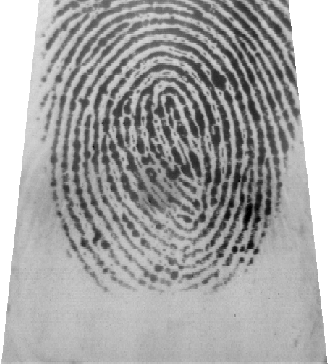
#> input picture Trabajos/Vision artificial/Proyecto/DB2_B/101_1.tif, 328 x 364 px, found by its file name
$ python binarizacion.py
#> lines starting #> are read from the running program, lines starting #| are printed output that depends on the picture; after the words box and inside, x2 and y2 are one past the last pixel; in counts of white or black regions, pixels touching at a corner belong together
#> further down, imagen_huella is the input picture: shape (364, 328, 3); min 0, max 255, mean 164.7
import cv2

def procesamiento_de_imagen(imagen):
    # Convertir la imagen a escala de grises
    imagen_gris = cv2.cvtColor(imagen, cv2.COLOR_BGR2GRAY)

    # Parámetros del filtro bilateral
    diametro_bilateral = 9  # Diámetro del filtro bilateral
    sigma_color_bilateral = 75  # Valor sigma para el componente de color en el filtro bilateral
    sigma_space_bilateral = 75  # Valor sigma para el componente espacial en el filtro bilateral

    # Aplicar filtro bilateral a la imagen en escala de grises
    imagen_filtrada = cv2.bilateralFilter(imagen_gris, diametro_bilateral, sigma_color_bilateral, sigma_space_bilateral)
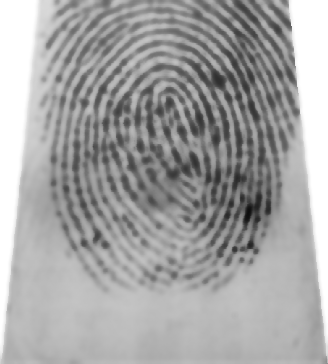
#> imagen_filtrada: shape (364, 328); min 13, max 255, mean 164.7

    # Reducción de resolución utilizando decimación
    factor_reduccion = 3
    imagen_reducida = imagen_filtrada[::factor_reduccion, ::factor_reduccion]
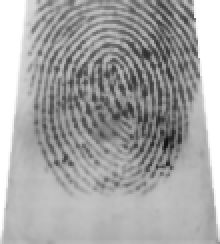
#> imagen_reducida: shape (122, 110) (shown 2 times larger); min 14, max 255, mean 165.3

    # Binarización local adaptativa utilizando el método de Sauvola
    umbral_vecindario = 15  # Tamaño del vecindario para el cálculo local
    constante_sauvola = 0.2  # Constante de ponderación para el umbral adaptativo
    imagen_binarizada_sauvola = cv2.adaptiveThreshold(imagen_reducida, 255, cv2.ADAPTIVE_THRESH_MEAN_C, cv2.THRESH_BINARY_INV, umbral_vecindario, constante_sauvola)
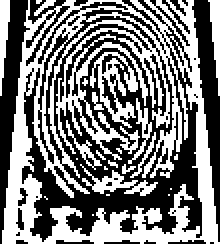
#> imagen_binarizada_sauvola: shape (122, 110) (shown 2 times larger); 48.3% white; 24 white regions (14 under 20 px), largest, box (x1, y1, x2, y2) and area: (1, 0, 110, 122) 5295, (45, 26, 69, 64) 344, (40, 82, 79, 98) 196

    # Binarización local adaptativa utilizando el método de Otsu
    _, imagen_binarizada_otsu = cv2.threshold(imagen_reducida, 0, 255, cv2.THRESH_BINARY_INV + cv2.THRESH_OTSU)
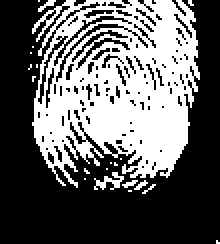
#> imagen_binarizada_otsu: shape (122, 110) (shown 2 times larger); 38.7% white; 21 white regions (18 under 20 px), largest, box (x1, y1, x2, y2) and area: (16, 0, 100, 94) 5039, (47, 86, 62, 95) 60, (19, 0, 28, 6) 21

    # Mostrar las imágenes resultantes
    cv2.imshow("Binarización Otsu", imagen_binarizada_otsu)
    cv2.waitKey(0)
    cv2.destroyAllWindows()

# Cargar la imagen de huella dactilar
imagen_huella = cv2.imread("Dataset/101_1.tif")

# Aplicar el procesamiento de imagen
procesamiento_de_imagen(imagen_huella)

$ run again, with Trabajos/Vision artificial/Proyecto/DB2_B/101_4.tif copied over Trabajos/Vision artificial/Proyecto/DB2_B/101_1.tif
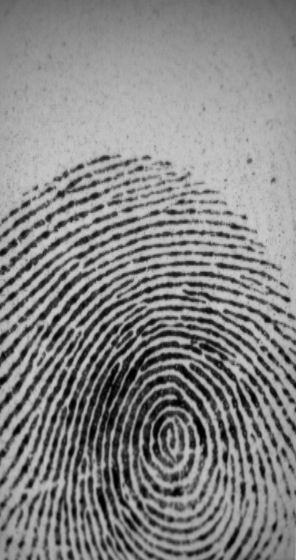
#> input picture Trabajos/Vision artificial/Proyecto/DB2_B/101_4.tif, 296 x 560 px, found by its file name
#> imagen_huella is the input picture: shape (560, 296, 3); min 0, max 204, mean 133.3
#> in procesamiento_de_imagen, `imagen_binarizada_sauvola = cv2.adaptiveThreshold(imagen_reducida, 255..`:
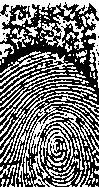
#> imagen_binarizada_sauvola: shape (187, 99); 46% white in thin lines or dots
#> in procesamiento_de_imagen, `_, imagen_binarizada_otsu = cv2.threshold(imagen_reducida, 0, 255, cv2..`:
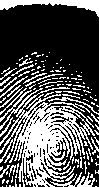
#> imagen_binarizada_otsu: shape (187, 99); 34.5% white; 130 white regions (101 under 20 px), largest, box (x1, y1, x2, y2) and area: (0, 87, 95, 187) 3779, (0, 0, 99, 17) 660, (0, 88, 43, 130) 199

$ run again, with Trabajos/Vision artificial/Proyecto/DB2_B/101_6.tif copied over Trabajos/Vision artificial/Proyecto/DB2_B/101_1.tif
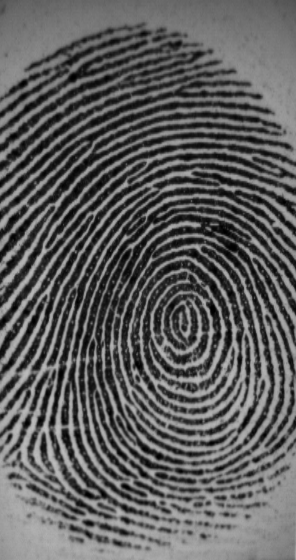
#> input picture Trabajos/Vision artificial/Proyecto/DB2_B/101_6.tif, 296 x 560 px, found by its file name
#> imagen_huella is the input picture: shape (560, 296, 3); min 0, max 191, mean 94
#> in procesamiento_de_imagen, `imagen_binarizada_sauvola = cv2.adaptiveThreshold(imagen_reducida, 255..`:
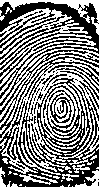
#> imagen_binarizada_sauvola: shape (187, 99); 50.5% white; black in thin lines or dots
#> in procesamiento_de_imagen, `_, imagen_binarizada_otsu = cv2.threshold(imagen_reducida, 0, 255, cv2..`:
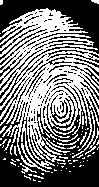
#> imagen_binarizada_otsu: shape (187, 99); 46.7% white in thin lines or dots

$ run again, with Trabajos/Vision artificial/Proyecto/DB2_B/102_2.tif copied over Trabajos/Vision artificial/Proyecto/DB2_B/101_1.tif
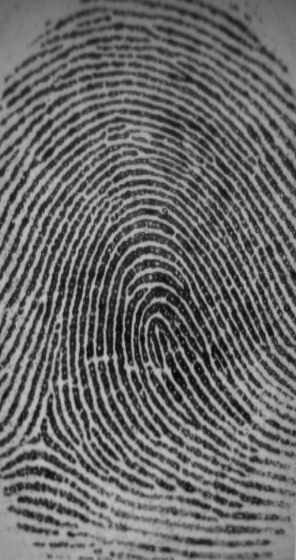
#> input picture Trabajos/Vision artificial/Proyecto/DB2_B/102_2.tif, 296 x 560 px, found by its file name
#> imagen_huella is the input picture: shape (560, 296, 3); min 7, max 195, mean 104.6
#> in procesamiento_de_imagen, `imagen_binarizada_sauvola = cv2.adaptiveThreshold(imagen_reducida, 255..`:
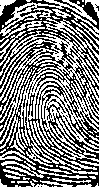
#> imagen_binarizada_sauvola: shape (187, 99); 49.7% white in thin lines or dots
#> in procesamiento_de_imagen, `_, imagen_binarizada_otsu = cv2.threshold(imagen_reducida, 0, 255, cv2..`:
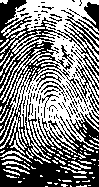
#> imagen_binarizada_otsu: shape (187, 99); 50.2% white; 109 black regions (93 under 20 px), largest, box (x1, y1, x2, y2) and area: (0, 0, 99, 187) 7064, (57, 10, 99, 69) 488, (75, 59, 99, 115) 311
